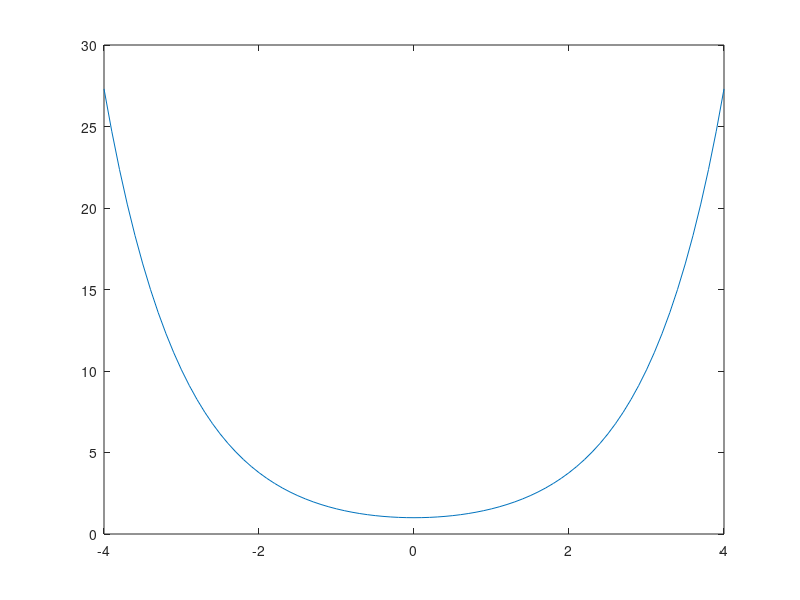

This chart was generated by the following MATLAB code:
%% Kabel Model
% Peter Savnik, s113556
% DTU
clear all;
close all;

% Static paramters
cableWeightPrMeter = 1; % [Kg/m]

% Dynamic paramters
cableLength = 1; % [m] amount of cable out
Xdist = 1; % [m] distance to drone in x axis

% total cable weight in air
cableWeight = cableWeightPrMeter*cableLength

% A cable follows cosh form, cartenary
x=-4:0.1:4;

a=1;
plot(x,a*cosh((x)/a))
